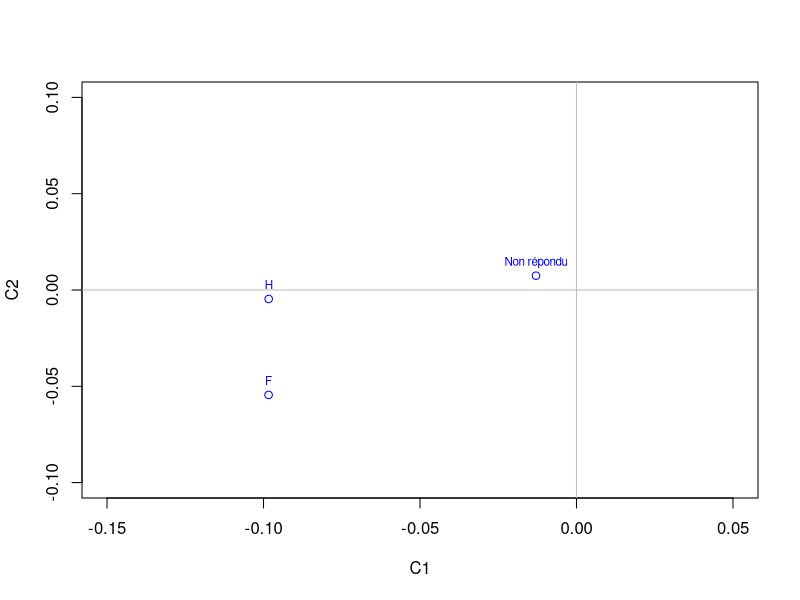
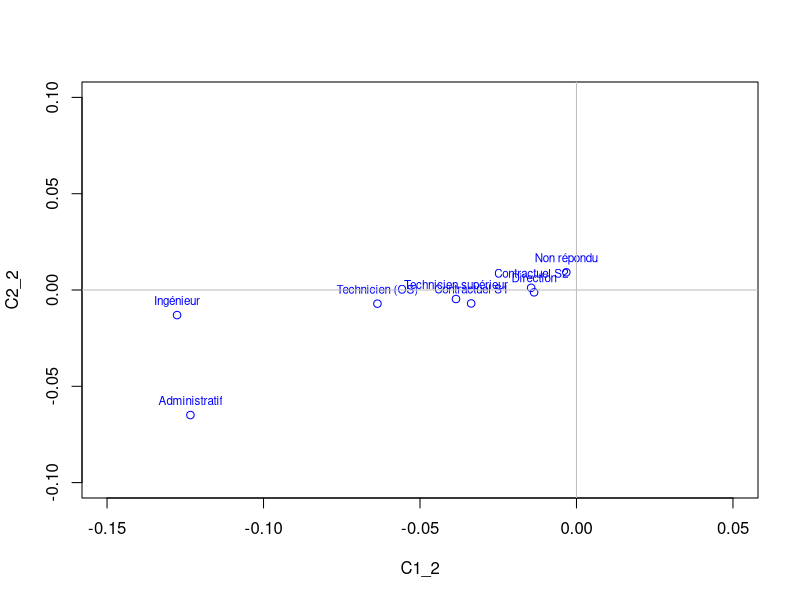
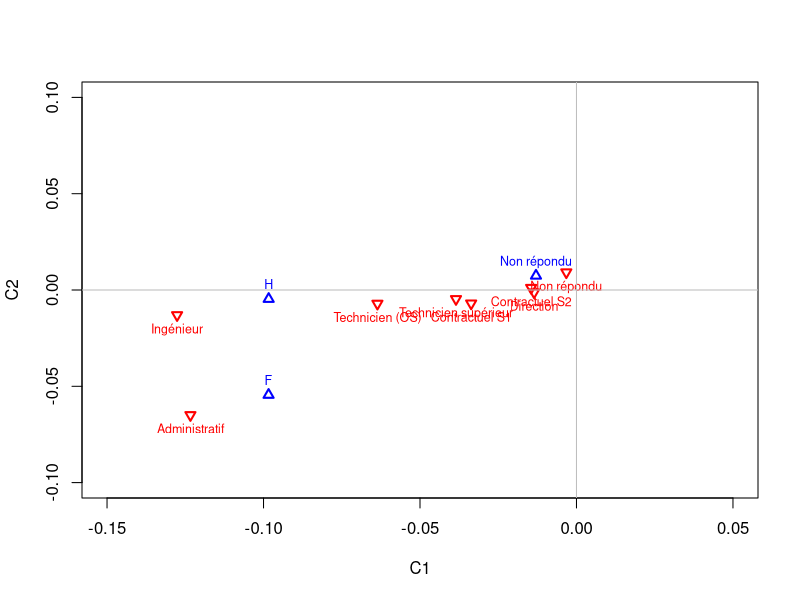

The R script that drew these images, in order:
library("readxl")

# Read data from excel
X <- read_excel("TP_AFC_majeur1718_travail.xlsx", na = " ")
X <- as.data.frame(X[, 2:3])
X <- na.omit(X)

# Add column names
V0 <- with(X, table(Sexe, Fonction))
rownames(V0) <- c("Non répondu", "H", "F")
colnames(V0) <- c(
  "Non répondu", "Administratif", "Technicien (OS)",
  "Ingénieur", "Technicien supérieur", "Direction",
  "Contractuel S1", "Contractuel S2"
)

k <- 248
V <- V0 / k
print(V)

I <- length(unique(X[, 1]))
J <- length(unique(X[, 2]))

Dn <- diag(I)

rownames(Dn) <- c("Non répondu", "H", "F")
colnames(Dn) <- c("Non répondu", "H", "F")

Dp <- diag(J)

rownames(Dp) <- c(
  "Non répondu", "Administratif", "Technicien (OS)",
  "Ingénieur", "Technicien supérieur", "Direction",
  "Contractuel S1", "Contractuel S2"
)
colnames(Dp) <- c(
  "Non répondu", "Administratif", "Technicien (OS)",
  "Ingénieur", "Technicien supérieur", "Direction",
  "Contractuel S1", "Contractuel S2"
)

for (i in 1:I) {
  S <- 0
  for (j in 1:J) {
    S <- S + V[i, j]
  }
  Dn[i, i] <- S
}

for (j in 1:J) {
  S <- 0
  for (i in 1:I) {
    S <- S + V[i, j]
  }
  Dp[j, j] <- S
}

print(Dn)
print(Dp)

line_profiles <- solve(Dn) %*% V
print(line_profiles)

column_profiles <- solve(Dp) %*% t(V)
print(column_profiles)

S <- t(V) %*% line_profiles %*% solve(Dp)

A <- sqrt(solve(Dp)) %*% t(V) %*% line_profiles %*% sqrt(solve(Dp))
print(A)

decomp1 <- eigen(A)
eigen_values1 <- decomp1$values
eigen_vectors1 <- decomp1$vectors

print(eigen_values1)
print(eigen_vectors1)
u1 <- sqrt(Dp) %*% eigen_vectors1[, 1]
u2 <- sqrt(Dp) %*% eigen_vectors1[, 2]

C1 <- V %*% u1
C2 <- V %*% u2

plot(C1, C2, type = "p", xlim = c(-0.15, 0.05), ylim = c(-0.1, 0.1), col = "blue")
text(C1, C2, rownames(V), cex = 0.7, pos = 3, col = "blue")
abline(h = 0, col = "gray")
abline(v = 0, col = "gray")

T <- V %*% column_profiles %*% solve(Dn)

A2 <- sqrt(solve(Dn)) %*% V %*% column_profiles %*% sqrt(solve(Dn))
print(A2)

decomp2 <- eigen(A2)
eigen_values2 <- decomp2$values
eigen_vectors2 <- decomp2$vectors

print(eigen_values2)
print(eigen_vectors2)
u1_2 <- sqrt(Dn) %*% eigen_vectors2[, 1]
u2_2 <- sqrt(Dn) %*% eigen_vectors2[, 2]

C1_2 <- t(V) %*% u1_2
C2_2 <- t(V) %*% u2_2

plot(C1_2, C2_2, type = "p", xlim = c(-0.15, 0.05), ylim = c(-0.1, 0.1), col = "blue")
text(C1_2, C2_2, colnames(V), cex = 0.7, pos = 3, col = "blue")
abline(h = 0, col = "gray")
abline(v = 0, col = "gray")

# All points in the same plot
plot(C1, C2, pch = 24, cex = 1, col = "blue", lwd = 2, xlim = c(-0.15, 0.05), ylim = c(-0.1, 0.1))
text(C1, C2, rownames(V), cex = 0.75, col = "blue", pos = 3)
points(C1_2, C2_2, pch = 25, cex = 1, col = "red", lwd = 2)
text(C1_2, C2_2, colnames(V), cex = 0.75, col = "red", pos = 1)
abline(h = 0, col = "gray")
abline(v = 0, col = "gray")


# Nouvelles coordonnées dans Rp
co_lignes2 <- V %*% sqrt(Dp) %*% eigen_vectors1

# Nouvelles coordonnées dans Rn
co_colonnes2 <- t(V) %*% sqrt(Dn) %*% eigen_vectors2

quality <- function(n, i, k) {
  A <- sum((n[i, ]^2))
  B <- sum((n[i, 1:k]^2))
  return(B / A)
}

# Qualité des projections sur Rp
quality1 <- rep(0, 3)

for (i in 1:3) {
  quality1[i] <- quality(co_lignes2, i, 2)
}

# Qualité des projections sur Rp
quality2 <- rep(0, 7)

for (i in 1:7) {
  quality2[i] <- quality(co_colonnes2, i, 2)
}

print(quality1)
print(quality2)
